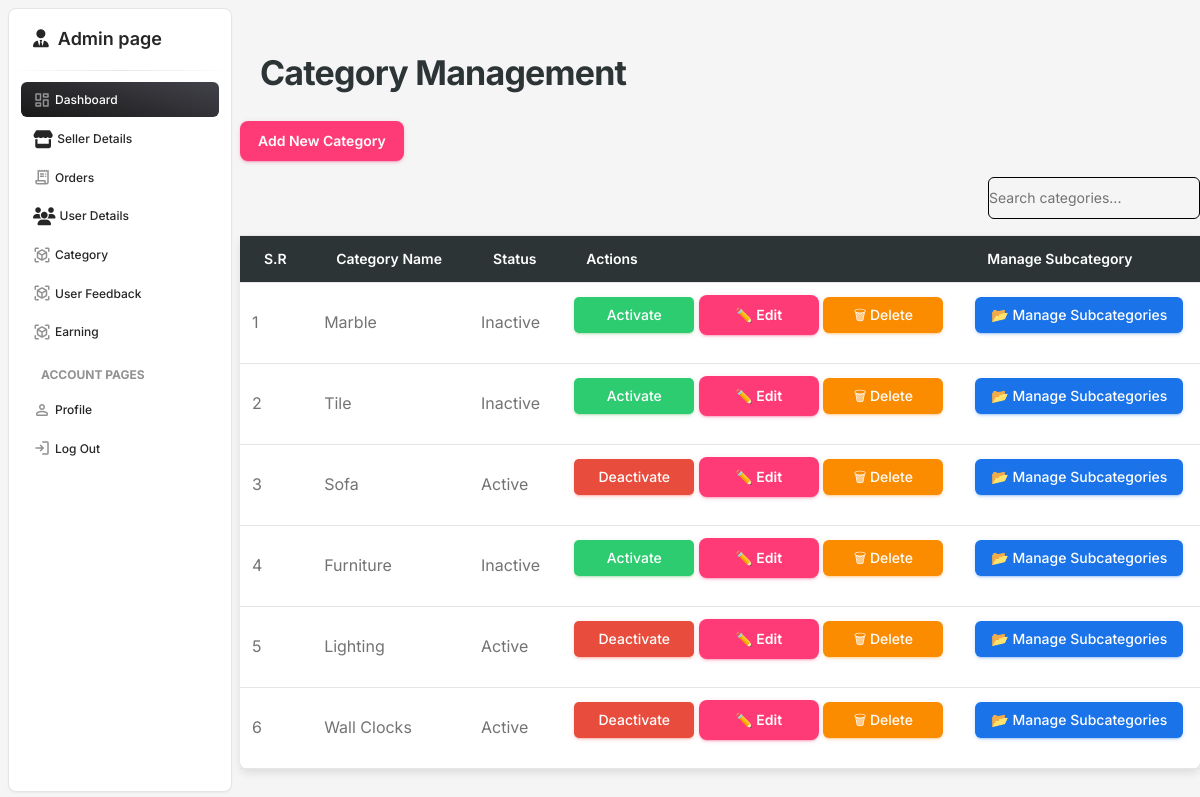
/admin/pages/category.php, run on the app's committed database.
### tables this page shows
CREATE TABLE `category` (
  `category_id` int(11) NOT NULL,
  `category_name` varchar(150) NOT NULL,
  `status` tinyint(1) NOT NULL
);

### admin/pages/category.php (the view, shortened to what this page needs)
    <?php
  include_once "../config/dbconnect.php";
  ?>
  <!DOCTYPE html>
  <html lang="en">
  <head>
    <link href="../assets/css/nucleo-icons.css" rel="stylesheet" />
    <link href="../assets/css/nucleo-svg.css" rel="stylesheet" />
    <link rel="stylesheet" href="https://cdnjs.cloudflare.com/ajax/libs/font-awesome/6.4.0/css/all.min.css">
    <link id="pagestyle" href="../assets/css/material-dashboard.css?v=3.2.0" rel="stylesheet" />
  </head>
  <body class="g-sidenav-show  bg-gray-100">
  <aside class="sidenav navbar navbar-vertical navbar-expand-xs border-radius-lg fixed-start ms-2  bg-white my-2" id="sidenav-main">
      <a class="navbar-brand px-4 py-3 m-0" href="dashboard.php">
        <i class="fa-solid text-xxl fa-user-tie"></i>
        <span class="ms-1 text-xxl fw-bold text-dark">Admin page</span>
      </a>
    <hr class="horizontal dark mt-0 mb-2">
    <div class="collapse navbar-collapse  w-auto " id="sidenav-collapse-main">
      <ul class="navbar-nav">
        <li class="nav-item">
          <a class="nav-link active bg-gradient-dark text-white" href="../pages/dashboard.php">
            <i class="material-symbols-rounded opacity-5">dashboard</i>
            <span class="nav-link-text ms-1">Dashboard</span>
          </a>
        </li>
        <li class="nav-item">
          <a class="nav-link text-dark" href="../pages/view-details.php">
            <i class="fa-solid fa-store"></i>
            <span class="nav-link-text ms-1">Seller Details</span>
          </a>
        </li>
        <li class="nav-item">
          <a class="nav-link text-dark" href="../pages/order.php">
            <i class="material-symbols-rounded opacity-5">receipt_long</i>
            <span class="nav-link-text ms-1">Orders</span>
          </a>
        </li>
        <li class="nav-item">
          <a class="nav-link text-dark" href="../pages/userdetail.php">
            <i class="fa-solid fa-users"></i>
            <span class="nav-link-text ms-1">User Details</span>
          </a>
        </li>
        <li class="nav-item">
          <a class="nav-link text-dark" href="../pages/category.php">
            <i class="material-symbols-rounded opacity-5">view_in_ar</i>
            <span class="nav-link-text ms-1">Category</span>
          </a>
        </li>
        <li class="nav-item">
          <a class="nav-link text-dark" href="../pages/feedback.php">
            <i class="material-symbols-rounded opacity-5">view_in_ar</i>
            <span class="nav-link-text ms-1">User Feedback</span>
          </a>
        </li>
        <li class="nav-item">
          <a class="nav-link text-dark" href="../pages/admin_commission.php">
            <i class="material-symbols-rounded opacity-5">view_in_ar</i>
            <span class="nav-link-text ms-1">Earning</span>
          </a>
        </li>
        <li class="nav-item mt-3">
          <h6 class="ps-4 ms-2 text-uppercase text-xs text-dark font-weight-bolder opacity-5">Account pages</h6>
        </li>
        <li class="nav-item">
          <a class="nav-link text-dark" href="../pages/profile.php">
            <i class="material-symbols-rounded opacity-5">person</i>
            <span class="nav-link-text ms-1">Profile</span>
          </a>
        </li>
        <li class="nav-item">
          <a class="nav-link text-dark" href="../pages/sign-in.php">
            <i class="material-symbols-rounded opacity-5">login</i>
            <span class="nav-link-text ms-1">Log Out</span>
          </a>
        </li>
</aside>
    <main class="main-content position-relative max-height-vh-100 h-100 border-radius-lg ">
    <h3 class="mb-4">Category Management</h2>
  <button type="button" class="btn btn-primary mb-3" data-bs-toggle="modal" data-bs-target="#addCategoryModal">
      Add New Category
  </button>
<div class="d-flex justify-content-end mb-3">
  <input type="text" id="searchCategory" class="form-control w-auto" style="max-width: 300px;" placeholder="Search categories...">
</div>
<table class="table table-bordered">
    <thead class="thead-dark">
        <tr>
            <th>S.R</th>
            <th>Category Name</th>
            <th>Status</th>
            <th>Actions</th>
            <th>Manage Subcategory</th>
        </tr>
    </thead>
    <tbody id="categoryTableBody">
        <?php
        $sql = "SELECT * FROM category ORDER BY category_id ASC";
        $result = mysqli_query($conn, $sql);
        $sn = 1;
        while ($row = mysqli_fetch_assoc($result)) {
            echo "<tr>
                <td>{$sn}</td>
                <td class='category-name'>{$row['category_name']}</td>
                <td>" . ($row['status'] ? 'Active' : 'Inactive') . "</td>
                <td>
                    <button class='btn btn-" . ($row['status'] ? 'danger' : 'success') . " toggle-status fixed-btn'
                        data-id='{$row['category_id']}'
                        data-status='{$row['status']}'>
                        " . ($row['status'] ? 'Deactivate' : 'Activate') . "
                    </button>
                    <a href='edit_category.php?category_id={$row['category_id']}' class='btn btn-primary fixed-btn'>✏️ Edit</a>
                    <button class='btn btn-warning delete-category fixed-btn' data-id='{$row['category_id']}'>🗑 Delete</button>
                </td>
                <td>
                    <a href='subcategory.php?category_id={$row['category_id']}' class='btn btn-info'>📂 Manage Subcategories</a>
                </td>
            </tr>";
            $sn++;
        }
        ?>
    </tbody>
</table>
  </main>
  </body>
  </html>

### admin/pages/category.php (style rules this page uses)
body { background-color: #f8f9fa; font-family: 'Inter', sans-serif; }
h3 { padding-top: 50px; font-weight: 700; color: #2d3436; font-size: 34px; text-transform: uppercase; margin-bottom: 20px; text-align: left; padding-left: 20px; }
.btn-primary { background-color: #ff3b77; border: none; padding: 10px 18px; font-size: 14px; font-weight: 600; border-radius: 8px; transition: all 0.3s ease-in-out; }
.table { width: 100%; background: white; border-radius: 8px; box-shadow: 0px 4px 8px rgba(0, 0, 0, 0.1); }
.table th { background: #2d3436; color: white; font-size: 14px; text-transform: uppercase; padding: 12px; border: none; }
.table td { padding: 12px; border: none; vertical-align: middle; }
.btn-success, .btn-danger { border-radius: 5px; font-size: 14px; padding: 8px 12px; transition: all 0.3s ease-in-out; }
.btn-success { background-color: #2ecc71; color: white; }
.btn-danger { background-color: #e74c3c; color: white; }
h3 { text-transform: none !important; }
.fixed-btn { width: 120px; text-align: center; }

### data on the page
category: category_name "Marble", status "Inactive"
category: category_name "Tile", status "Inactive"
category: category_name "Sofa", status "Active"
category: category_name "Furniture", status "Inactive"
category: category_name "Lighting", status "Active"
category: category_name "Wall Clocks", status "Active"
